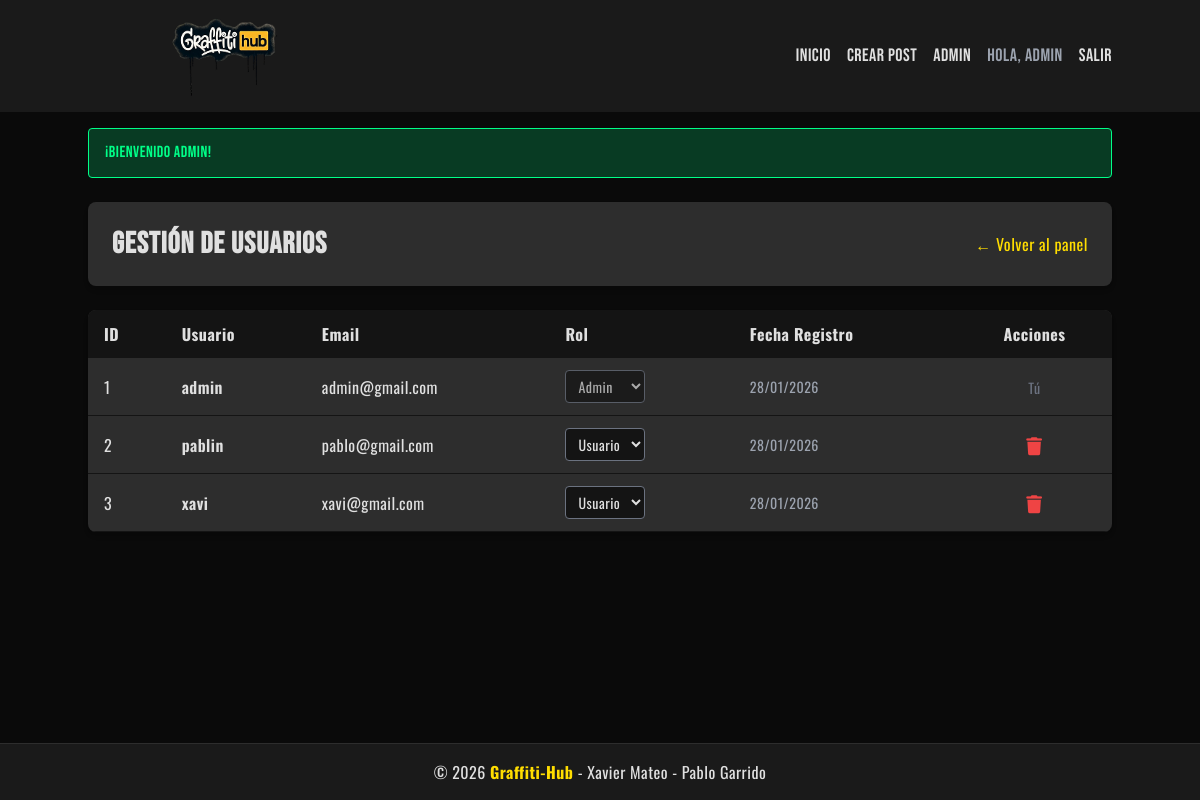
Page /admin/users (signed in) on the committed database.
### tables this page shows
CREATE TABLE users (
    id INT AUTO_INCREMENT PRIMARY KEY,
    username VARCHAR(50) UNIQUE NOT NULL,
    email VARCHAR(100) UNIQUE NOT NULL,
    password VARCHAR(255) NOT NULL,
    role ENUM('user', 'admin') DEFAULT 'user',
    created_at TIMESTAMP DEFAULT CURRENT_TIMESTAMP
);

### app/Controllers/AdminController.php (called while the page is built, shortened)
<?php
require_once __DIR__ . '/../../config/database.php';
require_once __DIR__ . '/../Models/User.php';
class AdminController {
    private $user;
    public function __construct() {
        $database = new Database();
        $this->db = $database->connect();
        $this->user = new User($this->db);
    }
    public function users() {
        $users = $this->user->getAll();
        require_once __DIR__ . '/../Views/admin/users.php';
    }
}
?>

### config/database.php (called while the page is built, shortened)
<?php
class Database {
    private $host;
    private $db_name;
    private $username;
    private $password;
    public function __construct() {
        $this->host = getenv('DB_HOST') ?: 'db';
        $this->db_name = getenv('DB_NAME') ?: 'blog_db';
        $this->username = getenv('DB_USER') ?: 'blog_user';
        $this->password = getenv('DB_PASS') ?: 'blog_password';
    }
    public function connect() {
        $this->conn = null;
        $max_attempts = 10;
        $attempt = 0;
        while ($attempt < $max_attempts) {
            try {
                $this->conn = new PDO(
                    "mysql:host=" . $this->host . ";dbname=" . $this->db_name,
                    $this->username,
                    $this->password,
                    array(
                        PDO::ATTR_ERRMODE => PDO::ERRMODE_EXCEPTION,
                        PDO::ATTR_DEFAULT_FETCH_MODE => PDO::FETCH_ASSOC,
                        PDO::MYSQL_ATTR_INIT_COMMAND => "SET NAMES utf8mb4"
                    )
                );
                break;
            } catch(PDOException $e) {
                $attempt++;
                if ($attempt >= $max_attempts) {
                    die("Error de conexión después de $max_attempts intentos: " . $e->getMessage() .
                        "<br><br>Asegúrate de que los contenedores estén corriendo: <code>docker-compose up -d</code>");
                }
                sleep(1);
            }
        }
        return $this->conn;
    }
}
?>

### app/Models/User.php (called while the page is built, shortened)
<?php
class User {
    private $conn;
    private $table = 'users';
    public function __construct($db) {
        $this->conn = $db;
    }
    public function getAll() {
        $query = "SELECT id, username, email, role, created_at FROM " . $this->table . " ORDER BY created_at DESC";
        $stmt = $this->conn->prepare($query);
        $stmt->execute();
        return $stmt->fetchAll(PDO::FETCH_ASSOC);
    }
}
?>

### app/Views/admin/users.php (the view, shortened to what this page needs)
<?php include __DIR__ . '/../layouts/header.php'; ?>
<div class="bg-gray-medium p-6 rounded-lg shadow-md mb-6">
    <div class="flex justify-between items-center">
        <h1 class="text-3xl font-bold text-gray-light">Gestión de Usuarios</h1>
        <a href="<?= BASE_URL ?>/admin" class="text-yellow-hub hover:text-yellow-gold transition-colors">← Volver al panel</a>
    </div>
</div>
<div class="bg-gray-medium rounded-lg shadow-md overflow-hidden">
    <table class="w-full">
        <thead class="bg-dark-alt">
            <tr>
                <th class="px-4 py-3 text-left text-gray-light">ID</th>
                <th class="px-4 py-3 text-left text-gray-light">Usuario</th>
                <th class="px-4 py-3 text-left text-gray-light">Email</th>
                <th class="px-4 py-3 text-left text-gray-light">Rol</th>
                <th class="px-4 py-3 text-left text-gray-light">Fecha Registro</th>
                <th class="px-4 py-3 text-center text-gray-light">Acciones</th>
            </tr>
        </thead>
        <tbody>
            <?php foreach($users as $user): ?>
                <tr class="border-b border-dark-alt hover:bg-dark-carbon transition-colors">
                    <td class="px-4 py-3 text-gray-light"><?= $user['id'] ?></td>
                    <td class="px-4 py-3 font-semibold text-gray-light"><?= htmlspecialchars($user['username']) ?></td>
                    <td class="px-4 py-3 text-gray-light"><?= htmlspecialchars($user['email']) ?></td>
                    <td class="px-4 py-3">
                        <form method="POST" action="<?= BASE_URL ?>/admin/users/role/<?= $user['id'] ?>" class="inline">
                            <select name="role" onchange="this.form.submit()"
                                    class="bg-dark-alt border border-gray-500 rounded px-2 py-1 text-sm text-gray-light focus:border-yellow-hub focus:outline-none"
                                    <?= $user['id'] == $_SESSION['user_id'] ? 'disabled' : '' ?>>
                                <option value="user" <?= $user['role'] == 'user' ? 'selected' : '' ?>>Usuario</option>
                                <option value="admin" <?= $user['role'] == 'admin' ? 'selected' : '' ?>>Admin</option>
                            </select>
                        </form>
                    </td>
                    <td class="px-4 py-3 text-sm text-gray-400">
                        <?= date('d/m/Y', strtotime($user['created_at'])) ?>
                    </td>
                    <td class="px-4 py-3 text-center">
                        <?php if($user['id'] != $_SESSION['user_id']): ?>
                            <a href="<?= BASE_URL ?>/admin/users/delete/<?= $user['id'] ?>"
                               onclick="return confirm('¿Eliminar usuario?')"
                               class="text-red-500 hover:text-red-700 transition text-lg"
                               title="Eliminar usuario">
                                <i class="fa-solid fa-trash"></i>
                            </a>
                        <?php else: ?>
                            <span class="text-gray-500 text-sm">Tú</span>
                        <?php endif; ?>
                    </td>
                </tr>
            <?php endforeach; ?>
        </tbody>
    </table>
</div>
<?php include __DIR__ . '/../layouts/footer.php'; ?>

### app/Views/layouts/header.php (style rules this page uses)
body { font-family: 'Oswald', Arial Narrow, sans-serif; letter-spacing: 0.5px; }
h1, h2, h3, h4, h5, h6 { font-family: 'Bebas Neue', Impact, sans-serif; letter-spacing: 1px; }

### rows in the picture
users: id "1", username "admin", email "admin@gmail.com", role "Admin", created_at "28/01/2026", shows "Tú"
users: id "2", username "pablin", email "pablo@gmail.com", role "Usuario", created_at "28/01/2026"
users: id "3", username "xavi", email "xavi@gmail.com", role "Usuario", created_at "28/01/2026"

### other values in the picture
$_SESSION['username'] "ADMIN"
$_SESSION['success'] "¡Bienvenido admin!"
